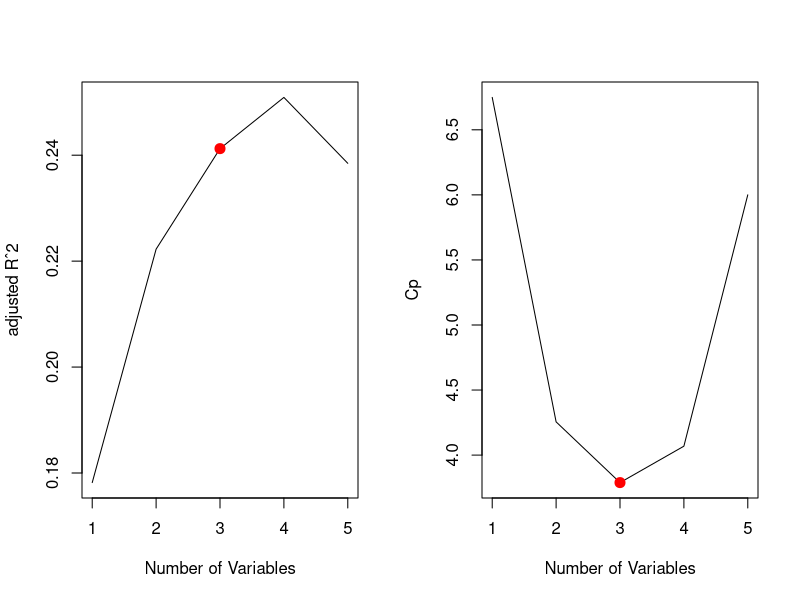
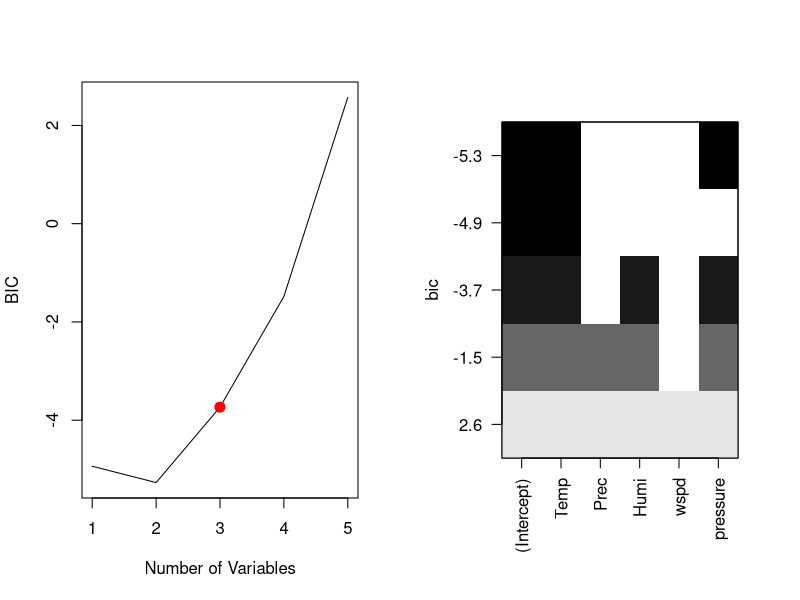

The R script that drew these images, in order: (Note: this script raises an error after producing the figures.)
## ---- chunk 1
knitr::opts_chunk$set(echo = TRUE)
## ---- chunk 2
df1 = read.csv("../../data/washington/washington_clean_combined.csv")
df1 = df1[-2]
set.seed(3)
test = sample(c(1:77), 15, replace = F)
df_test = df1[df1$X %in% test,]
df_train = df1[!(df1$X %in% df_test$X),]
df_test = df_test[-1]
df_train = df_train[-1]
## ---- chunk 3
mod1 = lm(bloom_doy ~ ., data = df_train)
test_predicted = round(predict.lm(mod1, newdata = df_test))
test_real = df_test["bloom_doy"]
residual = abs(test_predicted - test_real)
len = length(residual$bloom_doy)
accNum = length(residual$bloom_doy[residual$bloom_doy <= 3] )
accuracy = accNum / len; accuracy
## ---- chunk 4
library(caret)
library(leaps)
library(tidyverse)

mod2 = regsubsets(bloom_doy ~ ., data = df_train, nvmax = 5)
summary(mod2)

draw <- function(reg.summary, regfit){
  par(mfrow=c(1,2))
  plot(reg.summary$adjr2,xlab="Number of Variables",ylab="adjusted Rˆ2",type="l") 
  best.mod.ind = which.min(reg.summary$cp) # which size of model gives the best Cp?
  points(best.mod.ind,reg.summary$adjr2[best.mod.ind], col="red",cex=2,pch=20)
  plot(reg.summary$cp,xlab="Number of Variables",ylab="Cp",type="l")
  points(best.mod.ind,reg.summary$cp[best.mod.ind], col="red",cex=2,pch=20)
  plot(reg.summary$bic,xlab="Number of Variables",ylab="BIC",type="l")
  points(best.mod.ind,reg.summary$bic[best.mod.ind], col="red",cex=2,pch=20)
  plot(regfit,scale="bic")
  coef(regfit,best.mod.ind)
}
draw(summary(mod2), mod2)
## ---- chunk 5
predict.regsubsets <- function(object, newdata, id, ...) {
  form <- as.formula(object[["call"]][[2]])
  mat <- model.matrix(form, newdata)
  coefi <- coef(object, id = id)
  xvars <- names(coefi)
  # Matrix
  pred_mat <- mat[, xvars] %*% coefi
  # Vector
  pred <- as.numeric(pred_mat)
  names(pred) <- rownames(mat)
  pred
}

subPred = predict(mod2, newdata = df_test, 3)
resSub = abs(subPred - test_real)
accNum = length(which(resSub <= 3))
accSub = accNum / len; accSub
## ---- chunk 6
df2 = read.csv("../../data/kyoto/kyotodoy_yearly.csv")
df2 = df2[-2]
set.seed(3)
test_kyoto = sample(c(1:26), 5, replace = F)
df_test_kyoto = df2[df2$X %in% test_kyoto,]
df_train_kyoto = df2[!(df2$X %in% df_test_kyoto$X),]
df_test_kyoto = df_test_kyoto[-1]
df_train_kyoto = df_train_kyoto[-1]
## ---- chunk 7
mod3 = lm(bloom_doy ~ ., data = df_train_kyoto)
test_predicted_kyoto = round(predict.lm(mod3, newdata = df_test_kyoto))
test_real_kyoto = df_test_kyoto["bloom_doy"]
residual_kyoto = abs(test_predicted_kyoto - test_real_kyoto)
len_kyoto = length(residual$bloom_doy)
accNum_kyoto = length(residual$bloom_doy[residual$bloom_doy <= 3] )
accuracy_kyoto = accNum_kyoto / len_kyoto; accuracy_kyoto
## ---- chunk 8
mod4 = regsubsets(bloom_doy ~ ., data = df_train_kyoto, nvmax = 6)
summary(mod4)

draw(summary(mod4), mod4)
## ---- chunk 9
subPred_kyoto = predict(mod4, newdata = df_test_kyoto, 3)
resSub_kyoto = abs(subPred_kyoto - test_real_kyoto)
accNum_kyoto = length(which(resSub_kyoto <= 3))
accSub_kyoto = accNum_kyoto / len_kyoto; accSub_kyoto
## ---- chunk 10
df3 = read.csv("../../data/liestal/liestal_yearly.csv")
df3 = df3[-2]
set.seed(3)
test_liestal = sample(c(1:26), 5, replace = F)
df_test_liestal = df3[df3$X %in% test_liestal,]
df_train_liestal = df3[!(df3$X %in% df_test_liestal$X),]
df_test_liestal = df_test_liestal[-1]
df_train_liestal = df_train_liestal[-1]
## ---- chunk 11
mod5 = lm(bloom_doy ~ ., data = df_train_liestal)
test_predicted_liestal = round(predict.lm(mod5, newdata = df_test_liestal))
test_real_liestal = df_test_liestal["bloom_doy"]
residual_liestal = abs(test_predicted_liestal - test_real_liestal)
len_liestal = length(residual$bloom_doy)
accNum_liestal = length(residual$bloom_doy[residual$bloom_doy <= 3] )
accuracy_liestal = accNum_liestal / len_liestal; accuracy_liestal
## ---- chunk 12
mod6 = regsubsets(bloom_doy ~ ., data = df_train_liestal, nvmax = 6)
summary(mod6)

draw(summary(mod6), mod6)
## ---- chunk 13
subPred_liestal = predict(mod6, newdata = df_test_liestal, 3)
resSub_liestal = abs(subPred_liestal - test_real_liestal)
accNum_liestal = length(which(resSub_liestal <= 3))
accSub_liestal = accNum_liestal / len_liestal; accSub_liestal
